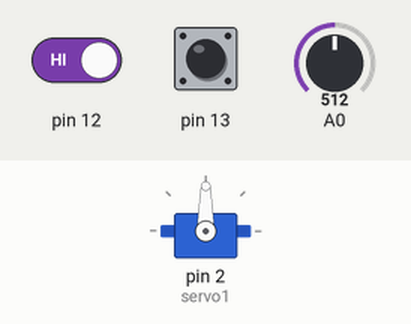
Simulated run of this sketch. Board: Arduino Uno, built with avr-gcc and run on an emulated ATmega328P. Parts: servo. The inputs (shaded band) are chosen by the test bench; at power-on: pin 12 HIGH, A0 = 512, pin 13 HIGH.

Above: at 1.2 s.
1.3 s: pin 12 driven LOW
At 1.7 s:
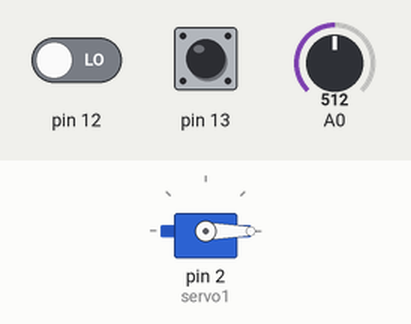
4.3 s: A0 set to 122
At 4.55 s:
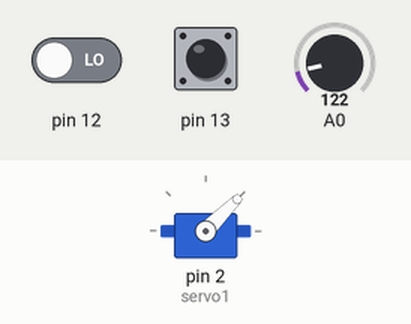
7.3 s: pin 12 driven HIGH
8.8 s: A0 set to 716
At 9.4 s:
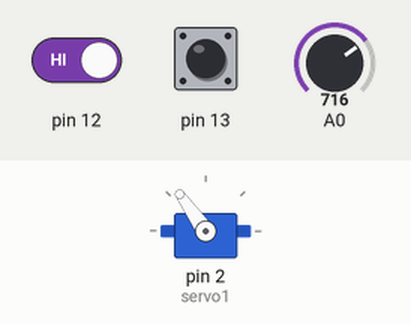
10.3 s: A0 set to 900
At 10.8 s:
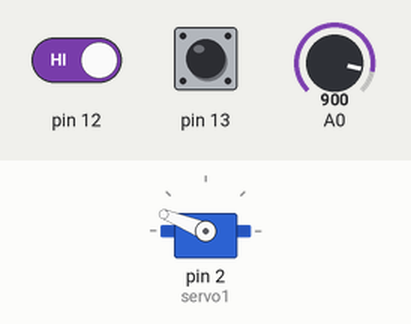
11.8 s: A0 set to 1023
At 12.6 s:
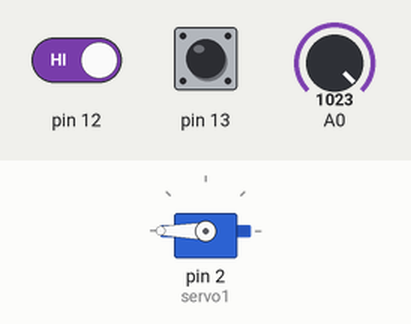
Timing chart, 0 to 14.3 s (numbered marks = the images above; inputs shaded):
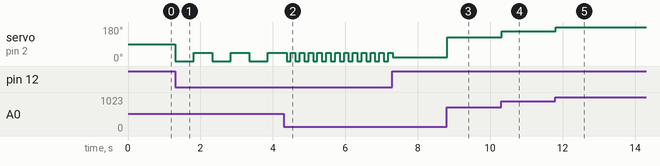

Measured:
- after the input at 1.3 s, servo on pin 2 (servo1): alternates 45° for 0.51 s and 0° for 0.51 s, starting at once
- after the input at 4.3 s, servo on pin 2 (servo1): alternates 45° for 0.12 s and 0° for 0.12 s, starting after 0.20 s
- after the input at 8.8 s, servo on pin 2 (servo1): 21° → 125° at once
- after the input at 10.3 s, servo on pin 2 (servo1): 125° → 158° at once
- after the input at 11.8 s, servo on pin 2 (servo1): 158° → 180° at once

The sketch:

servomotor.ino
```cpp
#include <Servo.h>
Servo servo1;
int retardo;

int sw1, sw2;
int pot;
int angulo;
void setup()
{
servo1.attach(2, 500, 2500);
pinMode(13,INPUT);
pinMode(12,INPUT);
pinMode(A0,INPUT);
}
void loop()
{
int sw1 = digitalRead(12);
int sw2 = digitalRead(13);
int retardo = analogRead(A0);
//apagado 0,0
if ( sw1 == 0 && sw2 ==0)
{
servo1.write(0);
delay(retardo);
servo1.write(0);
delay(retardo);
}
//45 grados 0,1
if ( sw1 == 0 && sw2 ==1)
{
servo1.write(0);
delay(retardo);
servo1.write(45);
delay(retardo);
}
//90 grados 1,0
if ( sw1 == 1 && sw2 ==0)
{
servo1.write(0);
delay(retardo);
servo1.write(90);
delay(retardo);
}
//siuge el valor del potenciometro 1,1
if ( sw1 == 1 && sw2 ==1)
{
pot = analogRead(A0);
angulo = map (pot,0,1023,0,180);
servo1.write(angulo);
delay(20);
}
}
```
